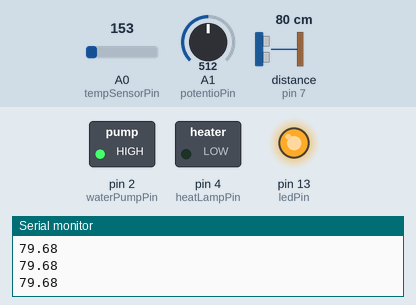
Recording of a sketch running on a simulated Arduino Uno, built with avr-gcc and run on an emulated ATmega328P. Parts: switched loads named in the sketch (green lamp = pin HIGH), output pins drawn as LEDs (lit = HIGH), the last lines printed to the serial monitor. Wiring (inferred from the names in the program): ultrasonic range finder: trigger pin 7; echo pin 7. The inputs (shaded band) are chosen by the test bench; at power-on: distance to the obstacle (sensor on pin 7) 80 cm, A0 (tempSensorPin) = 153, A1 (potentioPin) = 512. The echo pulse lasts 58.3 µs per cm.

Above: at 1.2 s.
1.3 s: distance to the obstacle (sensor on pin 7) set to 34 cm
2.8 s: distance to the obstacle (sensor on pin 7) set to 27 cm
At 3.3 s:
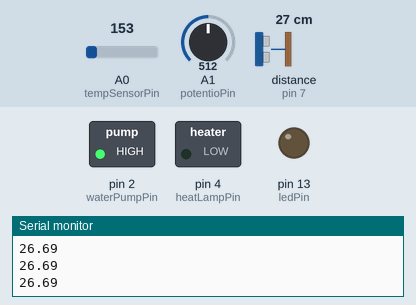
4.3 s: A0 (tempSensorPin) set to 141
At 5.4 s:
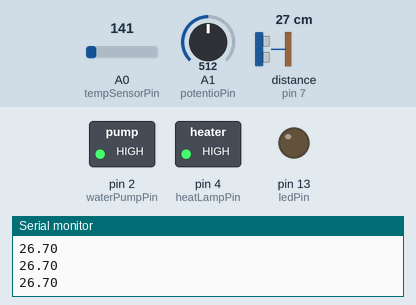
5.8 s: A1 (potentioPin) set to 785
7.3 s: A1 (potentioPin) set to 817
At 7.6 s:
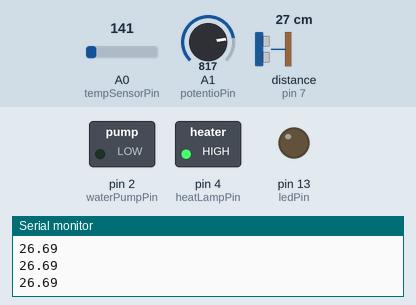
8.8 s: A0 (tempSensorPin) set to 165
At 10.0 s:
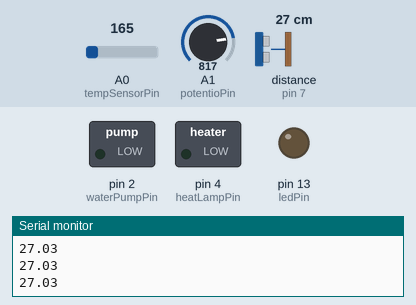
Timing chart, 0 to 11.3 s (numbered marks = the images above; inputs shaded):
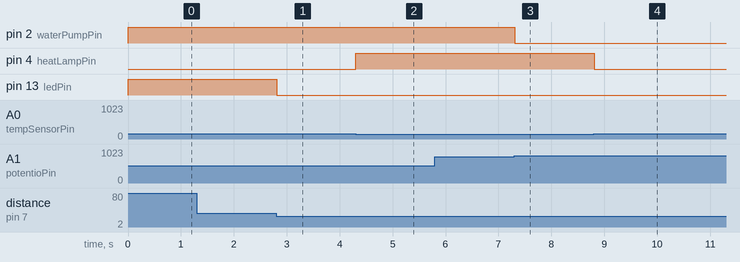

Measured:
- the behaviour switches between 31 and 30 cm on distance to the obstacle (sensor on pin 7) (found by bisection; images 0 and 1)
- the behaviour switches between 152 and 151 on A0 (tempSensorPin) (found by bisection; images 1 and 2)
- the behaviour switches between 800 and 801 on A1 (potentioPin) (found by bisection; images 2 and 3)
- after the input at 2.8 s, pin 13 (ledPin): HIGH → LOW at once
- after the input at 4.3 s, pin 4 (heatLampPin): LOW → HIGH at once
- after the input at 7.3 s, pin 2 (waterPumpPin): HIGH → LOW at once
- after the input at 8.8 s, pin 4 (heatLampPin): HIGH → LOW at once

The sketch:

ArduinoSmartGarden.ino
```cpp
int tempSensor; // raw data from TMP36

int tempSensorPin = 0; // the pin where TMP36 is plugged in

int potentioPin = 1; // pin of the potentiometer

int pingPin = 7; //ping pin if the UDS

float duration; //  ping duration of UDS

float distance; // distance of UDS

int waterPumpPin = 2; //pin of the DC motor

int heatLampPin = 4; // pin of the heat lamp

int minHumidity = 800; // minimum humidity value

float minTemp = 24; //minimum required temperature

int ledPin = 13; // pin of the led light

int minWaterLevel = 30; // minimum water level in cm


void setup()
{
  pinMode(waterPumpPin, OUTPUT);

  pinMode(heatLampPin, OUTPUT);

  pinMode (ledPin, OUTPUT);

  Serial.begin(9600);
}


void loop()
{
  SoilHumidityControl();

  TemperatureControl();

  WatertankLevel();
      Serial.println(distance);


}

void TemperatureControl () {

  tempSensor = analogRead(tempSensorPin); //read the sensor from the given pin

  float voltRead = tempSensor * 5.0 ; //convert raw data from sensor to voltage

  voltRead /= 1024.0;

  float temperatureCelsius = (voltRead - 0.5 ) * 100;

  //Serial.println(temperatureCelsius); // returns celsius -40-125

  if (temperatureCelsius < minTemp) {

    digitalWrite(heatLampPin, HIGH);
  }
  else if (temperatureCelsius >= minTemp) {

    digitalWrite(heatLampPin, LOW);

  }
}

void WatertankLevel() {

  pinMode (pingPin, OUTPUT);

  digitalWrite(pingPin, LOW);

  delayMicroseconds(2);

  digitalWrite( pingPin, HIGH);

  delayMicroseconds(10);

  digitalWrite(pingPin, LOW);

  pinMode (pingPin, INPUT);

  duration = pulseIn(pingPin, HIGH);

  distance = (duration / 2) * 0.0343;//speed of sound

  if (distance > minWaterLevel) {

    digitalWrite(ledPin, HIGH);
  }
  else if (distance < minWaterLevel) {

    digitalWrite(ledPin, LOW);

  }
}

void SoilHumidityControl() {

 int potentiometer = analogRead(potentioPin); // read potentiometer data from pin

  //Serial.println(potentiometer); // returns data from 0-1023

  if (potentiometer > minHumidity) {

    digitalWrite(waterPumpPin, LOW);
  }
  else if (potentiometer < minHumidity) {

    digitalWrite(waterPumpPin, HIGH);

  }
}
```
